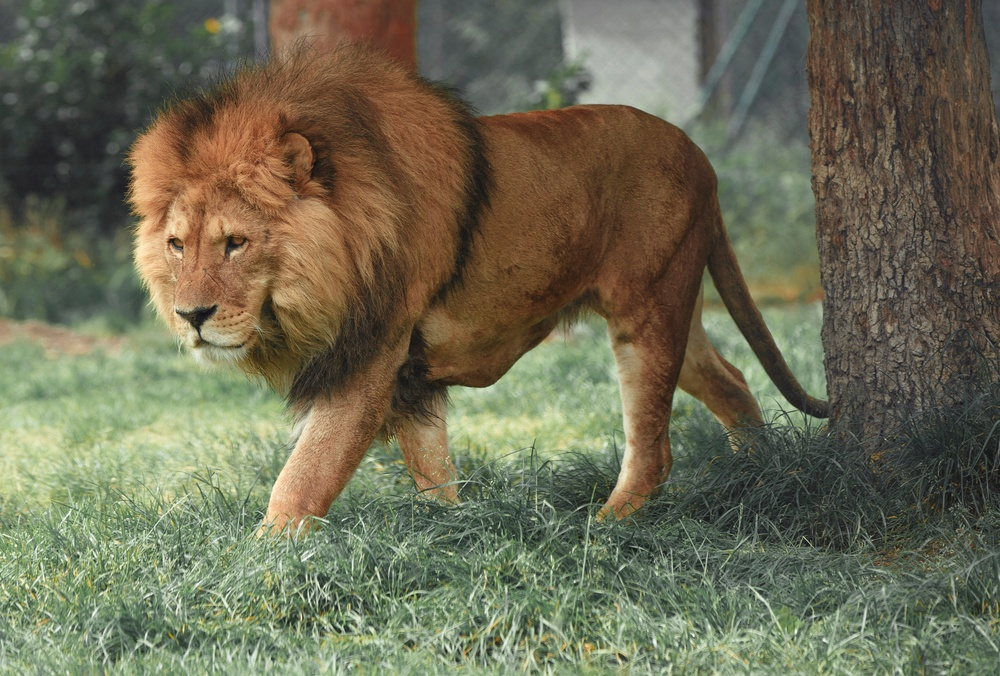
#> input picture lion.jpg, 1000 x 676 px, shrunk from 5056 x 3417 before the run
$ jupyter execute 'lab 3.ipynb'
#> lines starting #> are read from the running program, lines starting #| are printed output that depends on the picture; after the words box and inside, x2 and y2 are one past the last pixel; in counts of white or black regions, pixels touching at a corner belong together
# Lab 3 - DTFT, FFT, and Their Applications
The goal of this lab is to visualize frequency domain analysis. We will next apply Discrete Fourier Transform (DFT) and Fast Fourier Transform (FFT) in three real-world applications, including feature extraction, image compression, and data denoising.

[cell 1]
import numpy as np
import matplotlib.pyplot as plt
from PIL import Image

## Task 1: Decompose Square Wave into Harmonic Components

[cell 2]
def generate_square_wave(t_duration, freq, fs):
    """Generate a square wave with fundamental frequency freq of duration t_duration and sampling frequency fs

    Args:
        t_duration (float): Duration of square wave
        freq (int): Fundamental frequency of square wave
        fs (int): Sampling frequency

    Returns:
        square_wave (ndarray): Desired square wave (peak value: 1; peak-to-peak: 1)
    """
    t = np.linspace(0, t_duration, int(fs * t_duration), endpoint=False) # generate time array
    # your code below
    # We can first generate a sine function sin(2\pi*freq*t), and then apply sign function as sign(sin(2\pi*freq*t))
    sine_wave = np.sin(2*np.pi*freq*t)
    square_wave = np.sign(sine_wave)

    return t, square_wave

[cell 3]
# Parameters for the square wave
sampling_rate = 1000  # Samples per second
duration = 1.0        # Duration of the signal in seconds
fundamental_freq = 5  # Frequency of the square wave in Hz

t, square_wave = generate_square_wave(duration, fundamental_freq, sampling_rate)

# visualize the square wave
plt.figure(figsize=(10, 4))
plt.plot(t, square_wave)
plt.title("Square Wave in Time Domain")
plt.xlabel("Time (second)")
plt.ylabel("Amplitude")
plt.grid()
plt.show()
#> figure, not shown here; curve peaks at x = 0.001, y = 1

[cell 4]
# Compute the DFT using numpy.fft.fft
N = len(square_wave)  # Number of samples
dft = np.fft.fft(square_wave)
frequencies = np.fft.fftfreq(N, d=1/sampling_rate)  # Frequency axis

# Compute magnitude and phase
magnitude = np.abs(dft) / N  # Normalize by N
phase = np.angle(dft)

# Plot the magnitude spectrum
plt.figure(figsize=(10, 4))
plt.stem(frequencies[:N // 2], magnitude[:N // 2])  # Single-sided spectrum
plt.title("Magnitude Spectrum")
plt.xlabel("Frequency [Hz]")
plt.ylabel("Magnitude")
plt.grid()
plt.show()
#> figure, not shown here; curve peaks at x = 5, y = 0.637

# Plot the phase spectrum
plt.figure(figsize=(10, 4))
plt.stem(frequencies[:N // 2], phase[:N // 2])  # Single-sided spectrum
plt.title("Phase Spectrum")
plt.xlabel("Frequency [Hz]")
plt.ylabel("Phase [radians]")
plt.grid()
plt.show()
#> figure, not shown here; curve peaks at x = 0, y = 3.14

[cell 5]
def reconstruct_wave(harmonics, t, frequencies):
    """_summary_

    Args:
        harmonics (ndarray): Set of frequencies of harmonic components to use
        t (ndarray): Time vector
        frequencies (ndarray): Frequency components

    Returns:
        reconstruction: Reconstructed signal using harmonic components
    """
    # initialize the recosntructed signal
    reconstruction = np.zeros_like(t, dtype=complex)

    for harmonic in harmonics:
        idx = np.argmin(np.abs(frequencies - harmonic))  # Find the index of the harmonic
        # your code goes below
        reconstruction += dft[idx] * np.exp(2j * np.pi * frequencies[idx] * t)

    reconstruction = reconstruction / len(dft)
    # return reconstruction
    return np.real(reconstruction)

[cell 6]
# call the reconstruct_wave to reconstruct the square wave
harmonics_to_use = np.array(list(range(-5, 5))) * fundamental_freq
reconstructed_wave = reconstruct_wave(harmonics_to_use, t, frequencies)

# Plot the original and reconstructed square wave
plt.figure(figsize=(10, 4))
plt.plot(t, square_wave, label="Original Square Wave")
plt.plot(t, reconstructed_wave, label="Reconstructed Wave", linestyle="--")
plt.title("Square Wave Reconstruction")
plt.xlabel("Time [s]")
plt.ylabel("Amplitude")
plt.legend()
plt.grid()
plt.show()
#> figure, not shown here; curve peaks at x = 0.001, y = 1; curve peaks at x = 0.88, y = 1.15

## Task 2: Image Compression using FFT

[cell 7]
# Load and display image
img = Image.open("lion.jpg").convert('L')
img = np.array(img)
_ = plt.figure(figsize=(5, 5))
_ = plt.imshow(img, cmap ='gray', vmin=0, vmax=255)

img_fft = np.fft.fft2(img)  # Perform FFT on the image
img_fft_log = np.log(np.abs(np.fft.fftshift(img_fft)) + 1)  # Convert FFt to log scale
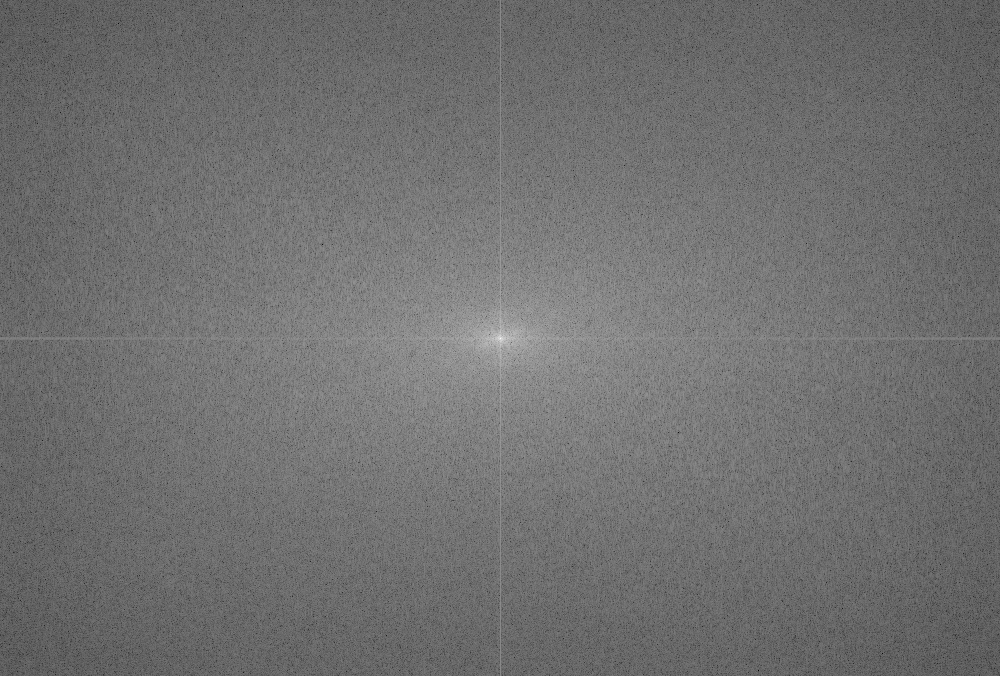
#> img_fft_log: shape (676, 1000) float64; min 1.4, max 18.08, mean 8.74; drawn with min black and max white
# Visualize FFT
plt.figure()
_ = plt.imshow(256 - img_fft_log, cmap='gray')
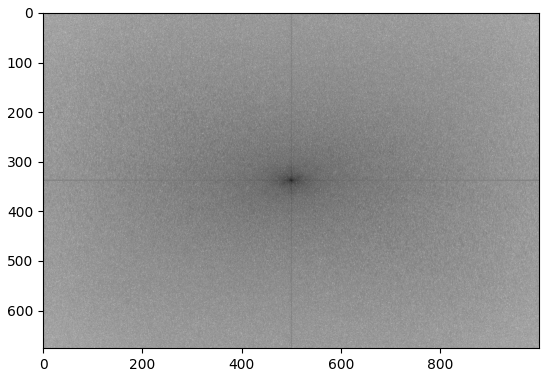
#> figure drawn by matplotlib, 1 panel

[cell 8]
def compress_img(img_fft, ratio):
    """Compress an image by keeping a specified percentage of FFT components

    Args:
        img_fft (ndarray): FFT of image
        ratio (float): The ratio of FFT components to keep
    """
#> called with img_fft = array of shape (676, 1000), ratio = 0.99
    # your code goes below
    img_fft_flat = img_fft.flatten()
    img_fft_sort = np.sort(np.abs(img_fft_flat))[::-1]  # Sort img_fft by magnitude
    thresh = img_fft_sort[int(len(img_fft_sort) * ratio)]  # Compute threshold of magnitude
#> thresh = 570.9
    ind = np.abs(img_fft) > thresh  # Find indices of components that are larger than threshold
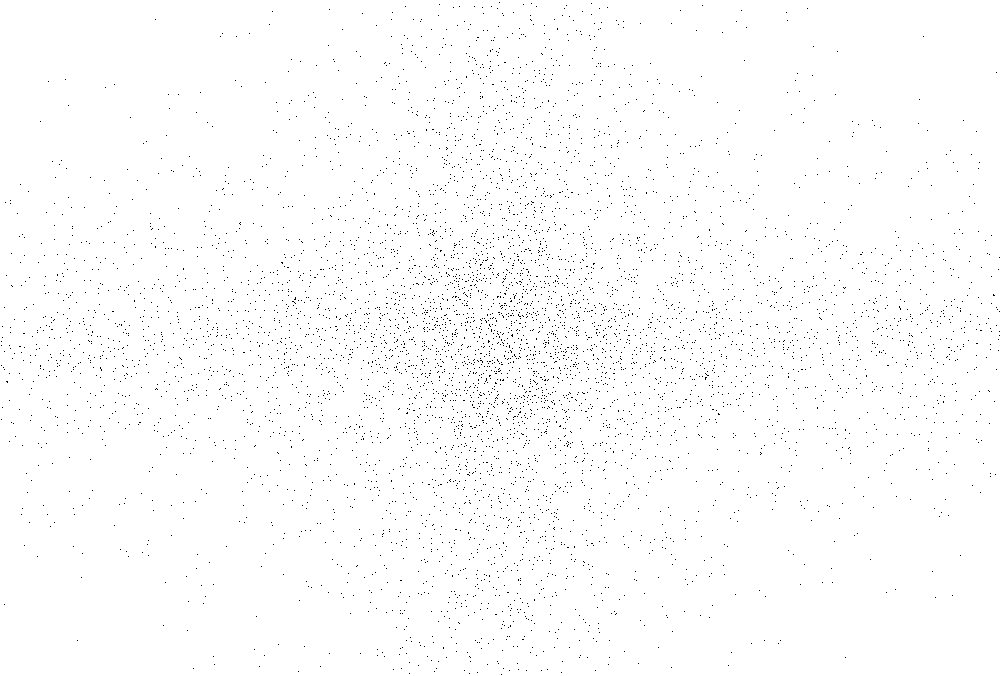
#> ind: shape (676, 1000) bool; 99% white; black in thin lines or dots
    fft_keep = img_fft * ind  # Zero out components with small magnitudes
    compressed_img = np.abs(np.fft.ifft2(fft_keep))  # Use inverse FFt
    _ = plt.imshow(compressed_img, cmap='gray')  # Show reconstructed image without inverting colors
    plt.title(f"Compressed Image with {ratio * 100:.1f}% Components Kept", fontsize=12)

[cell 9]
# call compress_img with ratio = 0.99, 0.05, 0.01, 0.002
compress_img(img_fft, 0.99)

[cell 10]
compress_img(img_fft, 0.05)
#> call 2 of compress_img, with img_fft = array of shape (676, 1000), ratio = 0.05
#> in compress_img (call 2), `thresh = img_fft_sort[int(len(img_fft_sort) * ratio)]`: thresh = 31486.7
#> in compress_img (call 2), `ind = np.abs(img_fft) > thresh`:
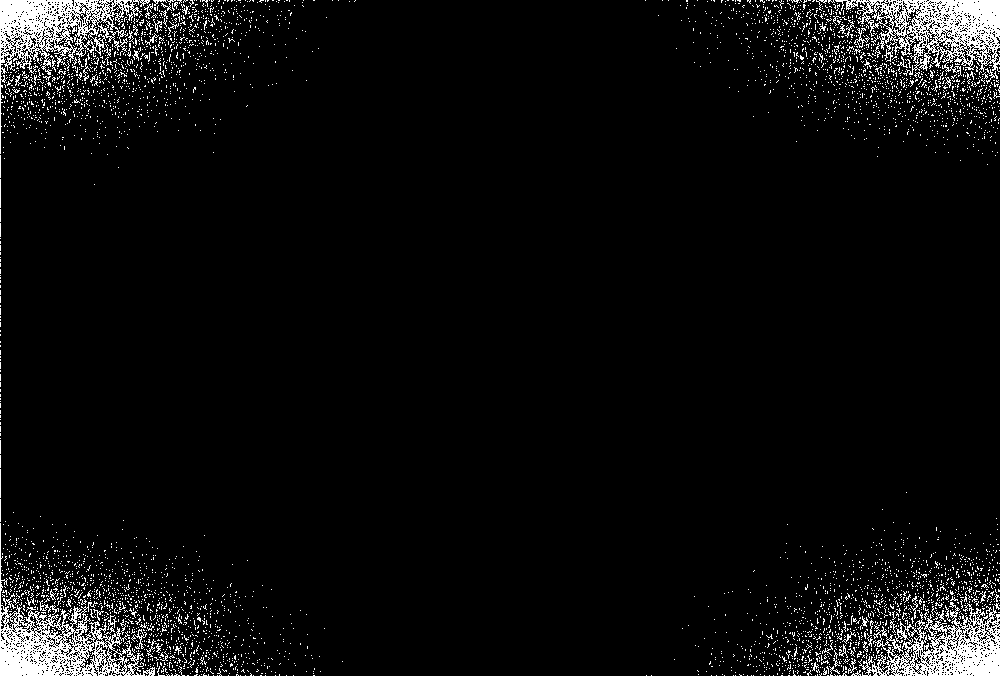
#> ind: shape (676, 1000) bool; 5% white in thin lines or dots

[cell 11]
compress_img(img_fft, 0.01)
#> in compress_img (call 3), `ind = np.abs(img_fft) > thresh`: ind: shape (676, 1000) bool; 1% white; 1099 white regions (1081 under 20 px), largest, box (x1, y1, x2, y2) and area: (0, 0, 55, 42) 1027, (946, 636, 1000, 676) 941, (942, 0, 1000, 34) 904

[cell 12]
compress_img(img_fft, 0.002)
#> call 4 of compress_img, with img_fft = array of shape (676, 1000), ratio = 0.002
#> in compress_img (call 4), `thresh = img_fft_sort[int(len(img_fft_sort) * ratio)]`: thresh = 175122.8
#> in compress_img (call 4), `ind = np.abs(img_fft) > thresh`: ind: shape (676, 1000) bool; 0.2% white; 165 white regions (159 under 20 px), largest, box (x1, y1, x2, y2) and area: (0, 0, 28, 33) 279, (0, 656, 26, 676) 253, (975, 0, 1000, 16) 250, (973, 662, 1000, 676) 205, (966, 0, 975, 8) 26, (26, 669, 35, 676) 22
#> in compress_img (call 4), `compressed_img = np.abs(np.fft.ifft2(fft_keep))`:
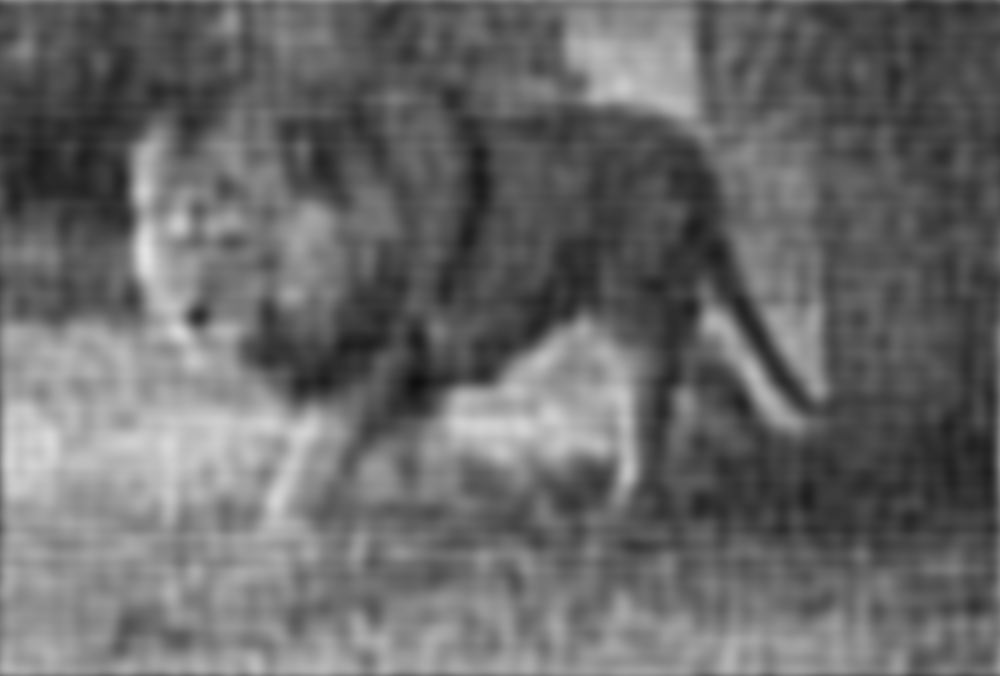
#> compressed_img: shape (676, 1000) float64; min 15.3, max 226.6, mean 105.2

[cell 13]
compress_img(img_fft, 0.0003)
#> in compress_img (call 5), `thresh = img_fft_sort[int(len(img_fft_sort) * ratio)]`: thresh = 558847.1
#> in compress_img (call 5), `ind = np.abs(img_fft) > thresh`: ind: shape (676, 1000) bool; 0.03% white; 32 white regions (28 under 20 px), largest, box (x1, y1, x2, y2) and area: (0, 0, 11, 10) 50, (985, 0, 1000, 6) 40, (0, 667, 10, 676) 35, (990, 670, 1000, 676) 31
#> in compress_img (call 5), `compressed_img = np.abs(np.fft.ifft2(fft_keep))`:
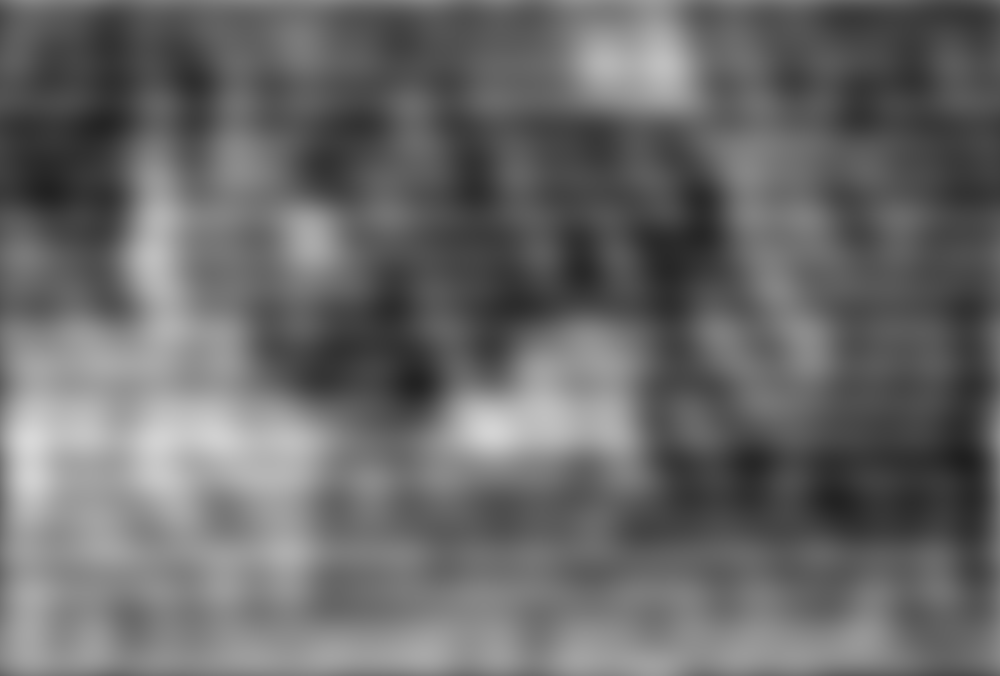
#> compressed_img: shape (676, 1000) float64; min 31.7, max 215.6, mean 105.2

### Discussion: FFT for Data Storage and Communication Optimization

Visual Quality vs. Compression Rate:

- 99% coefficients: Perfect quality, 1% storage reduction

- 5% coefficients: Excellent quality, 95% storage reduction

- 1% coefficients: Good quality, 99% storage reduction

- 0.2% coefficients: Acceptable quality, 99.8% storage reduction

Compression Efficiency:

- Original image size: ~4MB

- Retaining only 1% of FFT coefficients:
  - Reduces storage by 99%
  - Maintains remarkable image quality
  - Compression ratio = 100:1

## Task 3: Denoising a Signal using FFT

[cell 14]
def generate_sine(duration, frequency, sample_rate):
    """Generates samples of a sine wave.

    Samples are generated according to following equation:

        y(t) = A sin(2*pi*f*t)

    Args:
        frequency: The frequency of the note.
        duration: The length of the note in seconds.
        amplitude: The amplitude of the note.
        sample_rate: The sample rate.

    Returns:
        An array of samples.
    """
    # Calculate total number of samples based on duration and sample rate
    num_samples = int(duration * sample_rate)

    # Generate time points
    t = np.linspace(0, duration, num_samples)

    # Generate sine wave using the formula y(t) = sin(2πft)
    sine_wave = np.sin(2 * np.pi * frequency * t)

    return sine_wave

[cell 15]
# call generate_sine to generate function g and the noisy signal
# your code here
g = generate_sine(duration=1.0, frequency=10, sample_rate=1000)
noise = np.random.normal(0, 0.5, len(g))
noisy_signal = g + noise

plt.figure(figsize=(10, 4))
_ = plt.plot(range(len(noisy_signal)), noisy_signal, label="Noisy signal", linestyle="--")
_ = plt.plot(range(len(g)), g, label="Original signal")
plt.xlabel("Index")
plt.ylabel("Signal")
plt.legend()
plt.show()
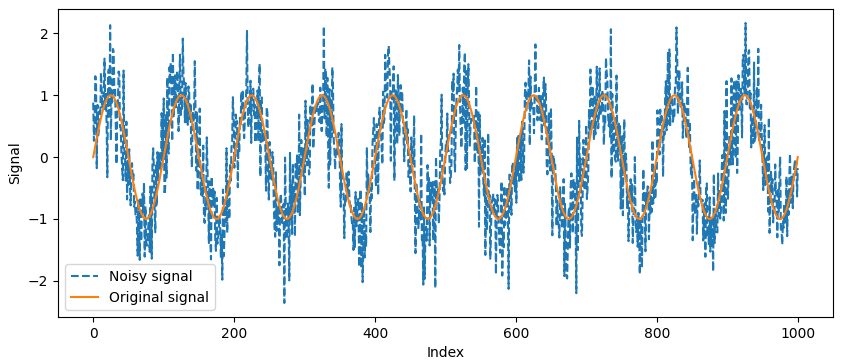
#> figure drawn by matplotlib, 1 panel; curve peaks at x = 925, y = 2.17; curve peaks at x = 25, y = 1

[cell 16]
def filter_with_psd(signal, sampling_rate, threshold_ratio):
    """
    Filters a signal based on its Power Spectral Density (PSD)

    Args:
        signal (ndarray): The input time-domain signal.
        sampling_rate (float): The sampling rate of the signal (Hz).
        threshold_ratio (float): Fraction of the PSD to retain (e.g., 0.1 for top 10%).

    Returns:
        filtered_signal (ndarray): The filtered signal in the time domain.
    """
    # your code goes below
    # Compute the FFT of the signal
    fft_signal = np.fft.fft(signal)
    freqs = np.fft.fftfreq(len(signal), 1/sampling_rate)

    # Compute the Power Spectral Density (PSD)
    psd = np.abs(fft_signal) ** 2

    # Sort the PSD to find the threshold
    sorted_psd = np.sort(psd)
    threshold = sorted_psd[int((1-threshold_ratio)*len(sorted_psd))]

    # Create a mask to retain frequencies with PSD above the threshold
    mask = psd > threshold

    # Apply the mask to the FFT signal
    filtered_fft = fft_signal * mask

    # Reconstruct the signal using the inverse FFT
    filtered_signal = np.real(np.fft.ifft(filtered_fft))

    # Compute the mean squared error between the original and filtered signals
    error = np.mean((noisy_signal - filtered_signal) ** 2)
    print(error)

    # Plot original and filtered signals for comparison
    plt.figure(figsize=(10, 4))
    plt.plot(noisy_signal, label='Original Signal')
    plt.plot(filtered_signal, label='Filtered Signal', color='orange')
    plt.title('Signal Comparison')
    plt.xlabel('Time (samples)')
    plt.ylabel('Amplitude')
    plt.legend()
    plt.show()

    return filtered_signal

[cell 17]
# Compare filtering effect with different threshold ratios
# Generate test signal f(t)
sampling_rate = 800
t = np.linspace(0, 1, sampling_rate)
f_t = np.sin(2*np.pi*10*t) + 0.5*np.sin(2*np.pi*20*t)  # Original f(t)
noise = np.random.normal(0, 0.5, len(t))
noisy_signal = f_t + noise

# Test different threshold ratios
threshold_ratios = [0.01, 0.05, 0.1, 0.2, 0.3]
for i, ratio in enumerate(threshold_ratios):
    filtered = filter_with_psd(noisy_signal, sampling_rate, ratio)
#> this loop made 5 passes
#> pass 2, in filter_with_psd (call 2), `plt.show()`:
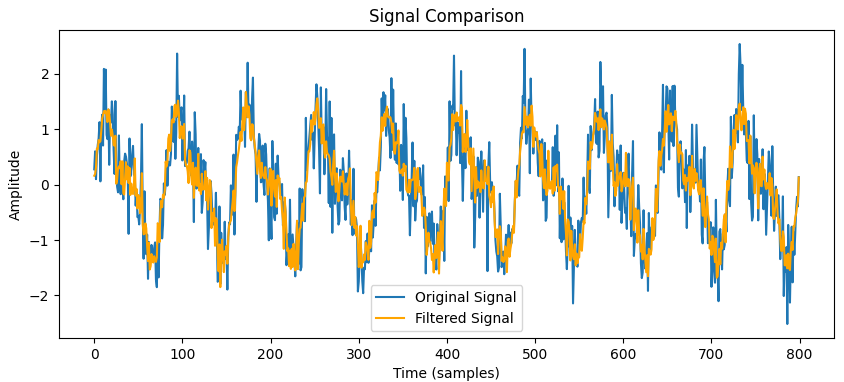
#> figure drawn by matplotlib, 1 panel; curve peaks at x = 732, y = 2.54; curve peaks at x = 172, y = 1.68
